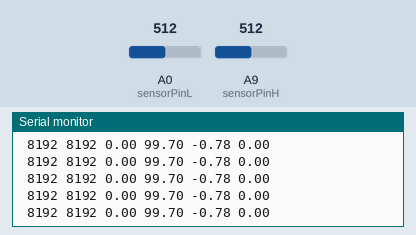
This sketch was run on a simulated Teensy 4. Parts: the last lines printed to the serial monitor. The inputs (shaded band) are chosen by the test bench; at power-on: A9 (sensorPinH) = 512, A0 (sensorPinL) = 512 (analog values on the 0–1023 scale).

Above: at 2.7 s.
2.8 s: A9 (sensorPinH) set to 165
At 2.92 s:
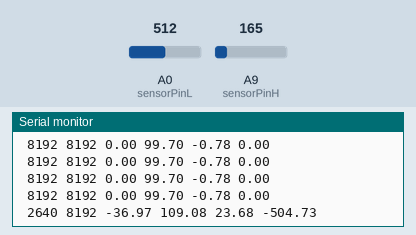
4.3 s: A9 (sensorPinH) set to 141
At 4.32 s:
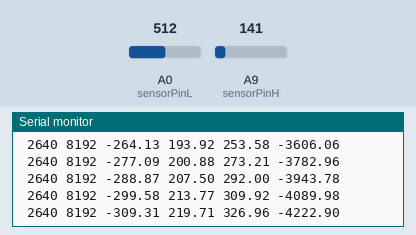
7.1 s: A0 (sensorPinL) set to 838
At 7.94 s:
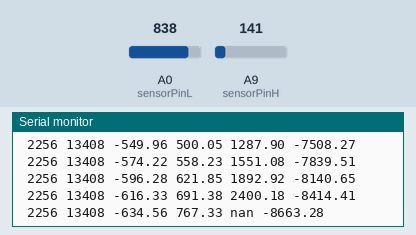
8.6 s: A0 (sensorPinL) set to 863
At 8.65 s:
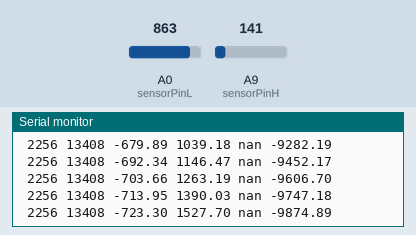
Timing chart, 0 to 11.1 s (numbered marks = the images above; inputs shaded):
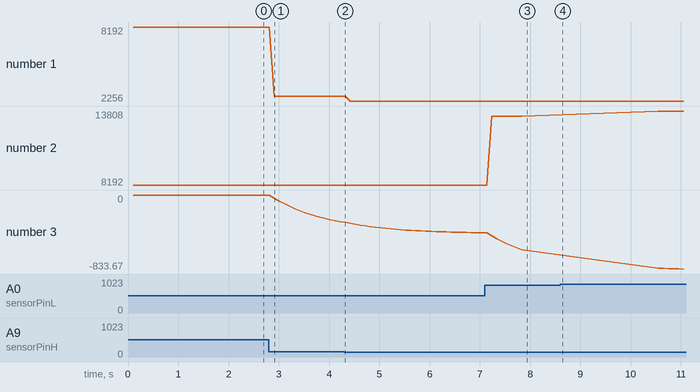

Measured:
- after the input at 2.8 s, the serial monitor: prints a new line after 0.11 s (image 1)
- after the input at 7.1 s, the serial monitor: prints a new line after 0.13 s (image 3)
- plotted number 1: 8192 → 2640 after the input at 2.8 s, 2640 → 2256 after the input at 4.3 s
- plotted number 2: 8192 → 13408 after the input at 7.1 s, 13408 → 13808 after the input at 8.6 s
- plotted number 3: 0 → -299.58 after the input at 2.8 s, -299.58 → -425.22 after the input at 4.3 s, -425.22 → -616.33 after the input at 7.1 s, -616.33 → -833.67 after the input at 8.6 s

The sketch:

AnalogReadTest.ino
```cpp
#include<PID_v1.h>

int sensorPinH = A9;
int sensorPinL = A0;
  // Pin 13: Arduino has an LED connected on pin 13
  // Pin 11: Teensy 2.0 has the LED on pin 11
  // Pin  6: Teensy++ 2.0 has the LED on pin 6
  // Pin 13: Teensy 3.0 has the LED on pin 13
int sensorValueH = 0;  // variable to store the value coming from the sensor
int sensorValueL = 0;  // variable to store the value coming from the sensor
float runningAvg = 0;
float Volt = 0;
float V0 = 1645; // in Millivolts
float Res1 = 99.8;  // (top right) resistance of upper resistor in other leg resistor set
float Res2 = 100.3; // (bottom right) resistance of lower resistor in other leg resistor set
float Res3 = 100.2; // (top left) resistance of resistor in series with probe
float ResP = 0; // (bottom left) resistance of the probe
double temp = 0;
double coeffA = .00385;
double coeffB= -0.0000005775;
float Res0 = 100;


void setup() {
  Serial.begin(38400);
  analogReference(INTERNAL);
  analogReadResolution(14);
  analogReadAveraging(32);
}

void loop() {
  // put your main code here, to run repeatedly:
  // read the value from the sensor:
  sensorValueH = analogRead(sensorPinH);
  sensorValueL = analogRead(sensorPinL);
  runningAvg = (10.0*runningAvg + (sensorValueH-sensorValueL)/1.0)/11.0;
  Volt = (runningAvg/16383.0)*1200;
  ResP = (Res3*(Res1*(V0-Volt)-Res2*Volt))/(Res1*Volt+Res2*(Volt+V0));
  temp = (-coeffA*sqrt(Res0)+sqrt(coeffA*coeffA*Res0-4*coeffB*Res0+4*coeffB*ResP))/(2*coeffB*sqrt(Res0));
  delay(100);
  Serial.print(' ');
  Serial.print((int)sensorValueH);
  Serial.print(' ');
  Serial.print((int)sensorValueL);
  Serial.print(' ');
  Serial.print(Volt);
  Serial.print(' ');
  Serial.print(ResP);
  Serial.print(' ');
  Serial.print(temp);
  Serial.print(' ');
  Serial.println(runningAvg);
}
```
